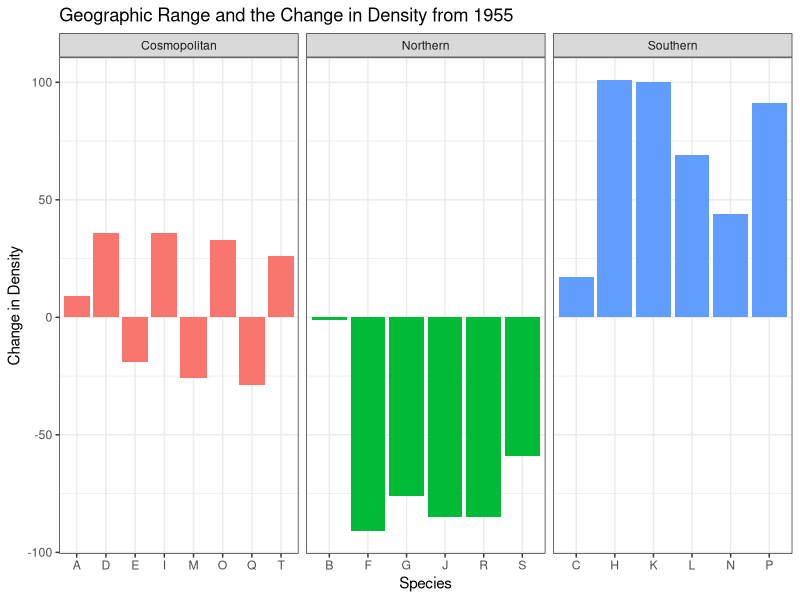
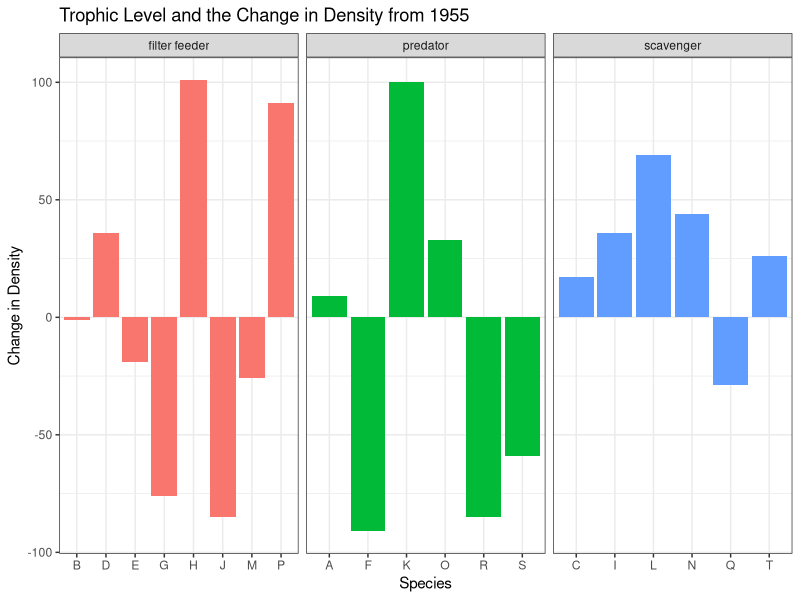
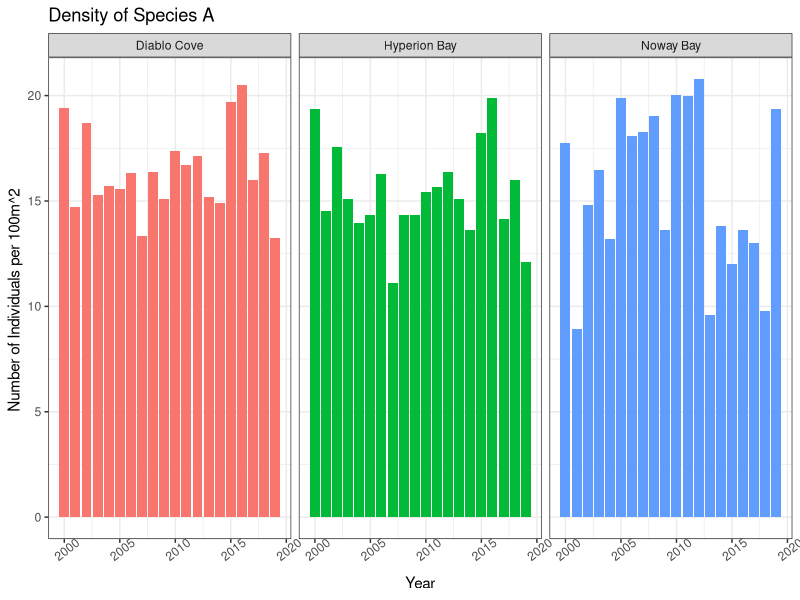
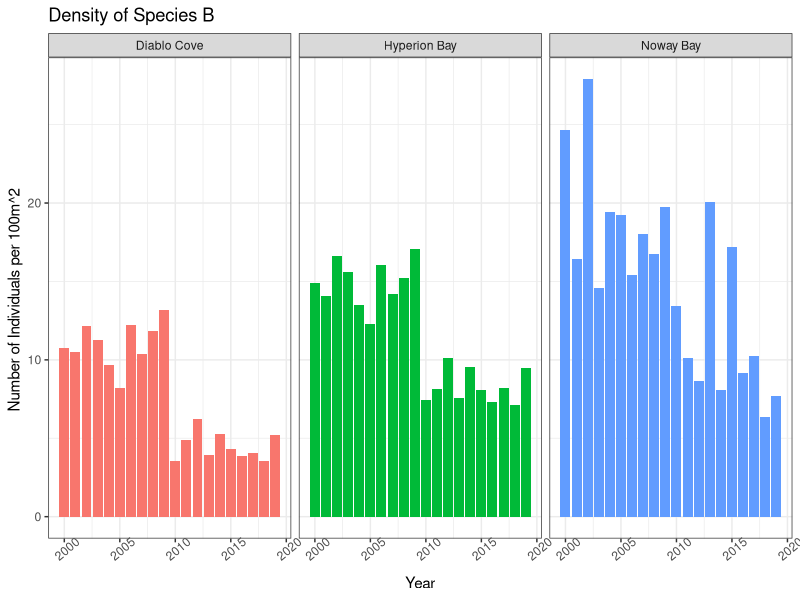
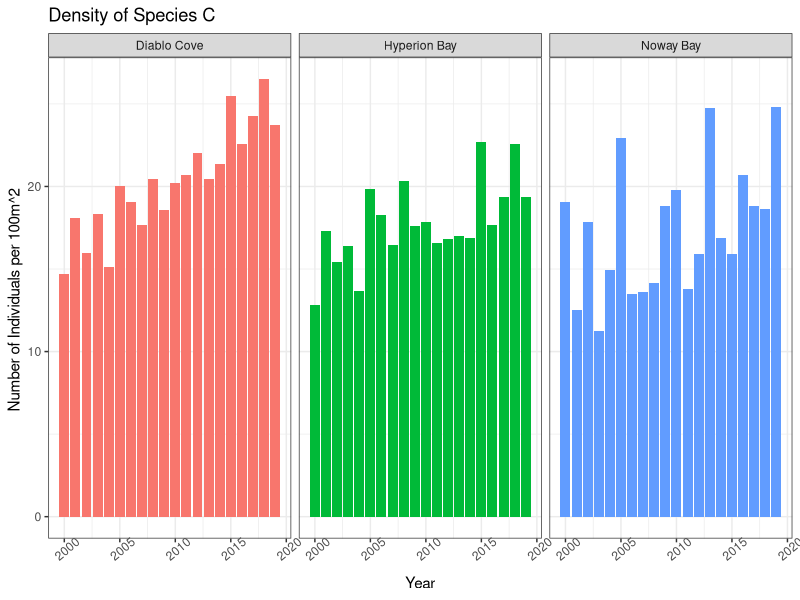
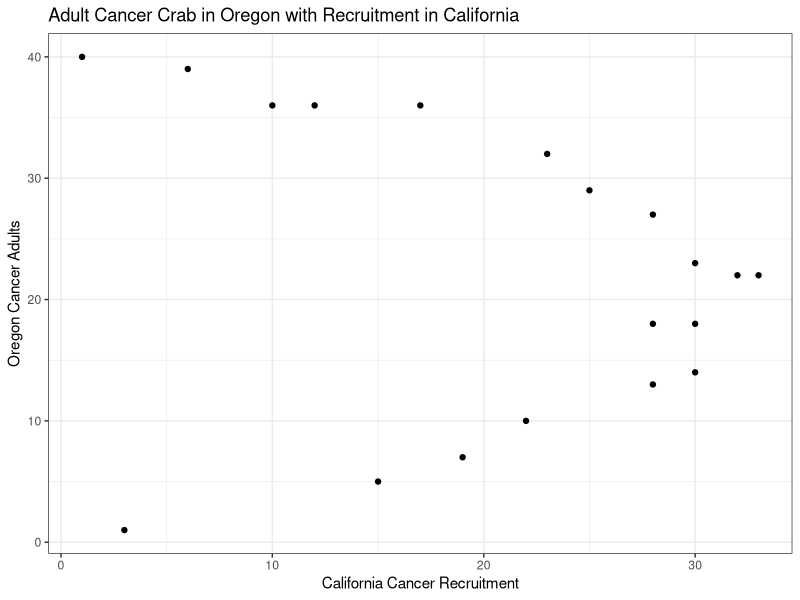
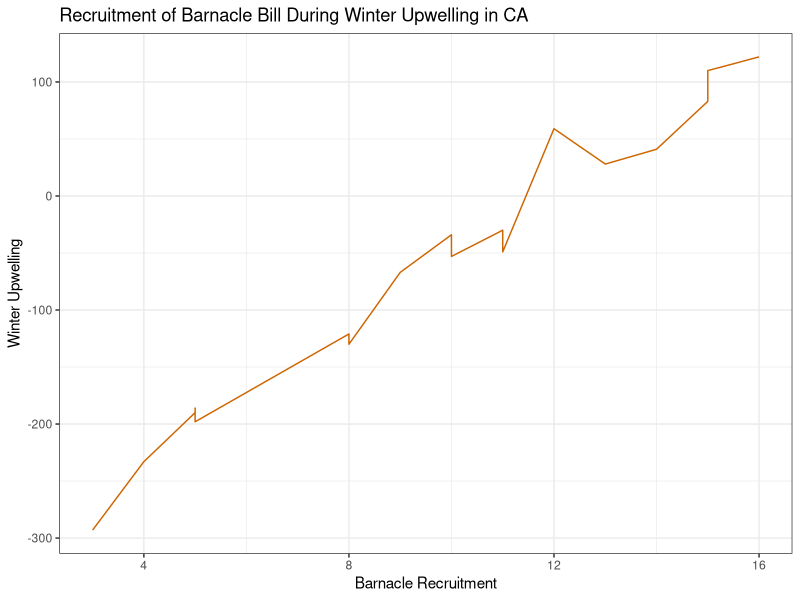

Source code (R) for these figures, in order:
## ---- chunk 1
knitr::opts_chunk$set(echo = TRUE)
library(tidyverse)
## ---- chunk 2

climate_change <- read_csv("climate_change.csv")


## ---- chunk 3

geographic <- ggplot(climate_change, aes(x = Species, y = density_change, fill = geographic_range))+
  geom_bar(stat = "identity")+
  facet_wrap(~geographic_range, scales = "free_x") +
  theme_bw()+
  labs(title = "Geographic Range and the Change in Density from 1955",
       y = "Change in Density") +
  theme(legend.position = "none")

geographic



## ---- chunk 4

trophic <- ggplot(climate_change, aes(x = Species, y = density_change, fill = trophic_level))+
  geom_bar(stat = "identity")+
  facet_wrap(~trophic_level, scales = "free_x") +
  theme_bw()+
  labs(title = "Trophic Level and the Change in Density from 1955",
       y = "Change in Density") +
  theme(legend.position = "none")

trophic



## ---- chunk 5

nuclear <- read_csv("nuclearpowerplant.csv")

nuclearspecies <- read_csv("nuclear_species.csv")


## ---- chunk 6

speciesa <- ggplot(nuclearspecies, aes(x = Year, y = A, fill = Plant)) +
  geom_bar(stat = "identity") +
  facet_wrap(~Plant) +
  theme_bw() +
  theme(legend.position = "none",
        axis.text.x = element_text(angle = 38)) +
  labs(title = "Density of Species A",
       y = "Number of Individuals per 100m^2 ")
  

speciesa

## ---- chunk 7

speciesb <- ggplot(nuclearspecies, aes(x = Year, y = B, fill = Plant)) +
  geom_bar(stat = "identity") +
  facet_wrap(~Plant) +
  theme_bw() +
  theme(legend.position = "none",
        axis.text.x = element_text(angle = 40)) +
  labs(title = "Density of Species B",
       y = "Number of Individuals per 100m^2 ")
  

speciesb


## ---- chunk 8

speciesc <- ggplot(nuclearspecies, aes(x = Year, y = C, fill = Plant)) +
  geom_bar(stat = "identity") +
  facet_wrap(~Plant) +
  theme_bw() +
  theme(legend.position = "none",
        axis.text.x = element_text(angle = 40)) +
  labs(title = "Density of Species C",
       y = "Number of Individuals per 100m^2 ")
  

speciesc



## ---- chunk 9

fishery <- read_csv("fishery.csv") %>%
  na.omit()

adult_recruit <- read_csv("recruit_adult.csv")

recruit_adult <- read_csv("adult_recruit.csv")


## ---- chunk 10


c_recruitCA_adult_OR <- ggplot(recruit_adult, aes(x = Recruit_Cancer_CA, y = Adult_Cancer_OR))+
  geom_point()+
  theme_bw()+
  labs(title = "Adult Cancer Crab in Oregon with Recruitment in California",
       x = "California Cancer Recruitment",
       y = "Oregon Cancer Adults")

c_recruitCA_adult_OR



## ---- chunk 11

barn_ca_upwelling <- ggplot(fishery, aes(x = Recruit_Barnacle_CA)) +
  geom_line(aes(y = Upwelling_Winter_CA, color = "Upwelling Winter")) +
  scale_color_manual(values = c("darkorange3", "cyan3"))+
  labs(title = "Recruitment of Barnacle Bill During Winter Upwelling in CA",
       x = "Barnacle Recruitment",
       y = "Winter Upwelling",
       color = "Season")+
  theme_bw()+
   theme(legend.position = "none")
  


barn_ca_upwelling


